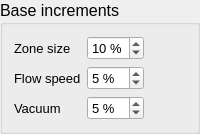
         <widget class="QGroupBox" name="groupBox">
          <property name="minimumSize">
           <size>
            <width>0</width>
            <height>50</height>
           </size>
          </property>
          <property name="font">
           <font>
            <pointsize>12</pointsize>
           </font>
          </property>
          <property name="title">
           <string>Base increments</string>
          </property>
          <layout class="QGridLayout" name="gridLayout_4">
           <item row="0" column="1">
            <widget class="QSpinBox" name="spinBox_ds_increment">
             <property name="font">
              <font>
               <pointsize>10</pointsize>
               <weight>50</weight>
               <bold>false</bold>
              </font>
             </property>
             <property name="toolTip">
              <string>&lt;html&gt;&lt;head/&gt;&lt;body&gt;&lt;p&gt;Base zone size increment/decrement&lt;/p&gt;&lt;/body&gt;&lt;/html&gt;</string>
             </property>
             <property name="suffix">
              <string notr="true"> %</string>
             </property>
             <property name="prefix">
              <string notr="true"/>
             </property>
             <property name="minimum">
              <number>1</number>
             </property>
             <property name="maximum">
              <number>20</number>
             </property>
             <property name="value">
              <number>10</number>
             </property>
            </widget>
           </item>
           <item row="0" column="0">
            <widget class="QLabel" name="label_12">
             <property name="sizePolicy">
              <sizepolicy hsizetype="Minimum" vsizetype="Preferred">
               <horstretch>0</horstretch>
               <verstretch>0</verstretch>
              </sizepolicy>
             </property>
             <property name="font">
              <font>
               <pointsize>10</pointsize>
               <weight>50</weight>
               <bold>false</bold>
              </font>
             </property>
             <property name="text">
              <string>Zone size</string>
             </property>
            </widget>
           </item>
           <item row="0" column="2">
            <widget class="QLabel" name="label_23">
             <property name="text">
              <string/>
             </property>
            </widget>
           </item>
           <item row="2" column="0">
            <widget class="QLabel" name="label_14">
             <property name="sizePolicy">
              <sizepolicy hsizetype="Minimum" vsizetype="Preferred">
               <horstretch>0</horstretch>
               <verstretch>0</verstretch>
              </sizepolicy>
             </property>
             <property name="font">
              <font>
               <pointsize>10</pointsize>
               <weight>50</weight>
               <bold>false</bold>
              </font>
             </property>
             <property name="text">
              <string>Vacuum</string>
             </property>
            </widget>
           </item>
           <item row="1" column="1">
            <widget class="QSpinBox" name="spinBox_fs_increment">
             <property name="font">
              <font>
               <pointsize>10</pointsize>
               <weight>50</weight>
               <bold>false</bold>
              </font>
             </property>
             <property name="toolTip">
              <string>&lt;html&gt;&lt;head/&gt;&lt;body&gt;&lt;p&gt;Flow speed base increment/decrement&lt;/p&gt;&lt;/body&gt;&lt;/html&gt;</string>
             </property>
             <property name="suffix">
              <string notr="true"> %</string>
             </property>
             <property name="prefix">
              <string notr="true"/>
             </property>
             <property name="minimum">
              <number>1</number>
             </property>
             <property name="maximum">
              <number>20</number>
             </property>
             <property name="value">
              <number>5</number>
             </property>
            </widget>
           </item>
           <item row="1" column="0">
            <widget class="QLabel" name="label_13">
             <property name="sizePolicy">
              <sizepolicy hsizetype="Minimum" vsizetype="Preferred">
               <horstretch>0</horstretch>
               <verstretch>0</verstretch>
              </sizepolicy>
             </property>
             <property name="font">
              <font>
               <pointsize>10</pointsize>
               <weight>50</weight>
               <bold>false</bold>
              </font>
             </property>
             <property name="text">
              <string>Flow speed</string>
             </property>
            </widget>
           </item>
           <item row="2" column="1">
            <widget class="QSpinBox" name="spinBox_v_increment">
             <property name="font">
              <font>
               <pointsize>10</pointsize>
               <weight>50</weight>
               <bold>false</bold>
              </font>
             </property>
             <property name="toolTip">
              <string>&lt;html&gt;&lt;head/&gt;&lt;body&gt;&lt;p&gt;Base vacuum increment/decrement&lt;/p&gt;&lt;/body&gt;&lt;/html&gt;</string>
             </property>
             <property name="suffix">
              <string notr="true"> %</string>
             </property>
             <property name="prefix">
              <string notr="true"/>
             </property>
             <property name="minimum">
              <number>1</number>
             </property>
             <property name="maximum">
              <number>20</number>
             </property>
             <property name="value">
              <number>5</number>
             </property>
            </widget>
           </item>
          </layout>
          <zorder>label_14</zorder>
          <zorder>spinBox_v_increment</zorder>
          <zorder>label_13</zorder>
          <zorder>spinBox_fs_increment</zorder>
          <zorder>label_12</zorder>
          <zorder>spinBox_ds_increment</zorder>
          <zorder>label_23</zorder>
         </widget>
